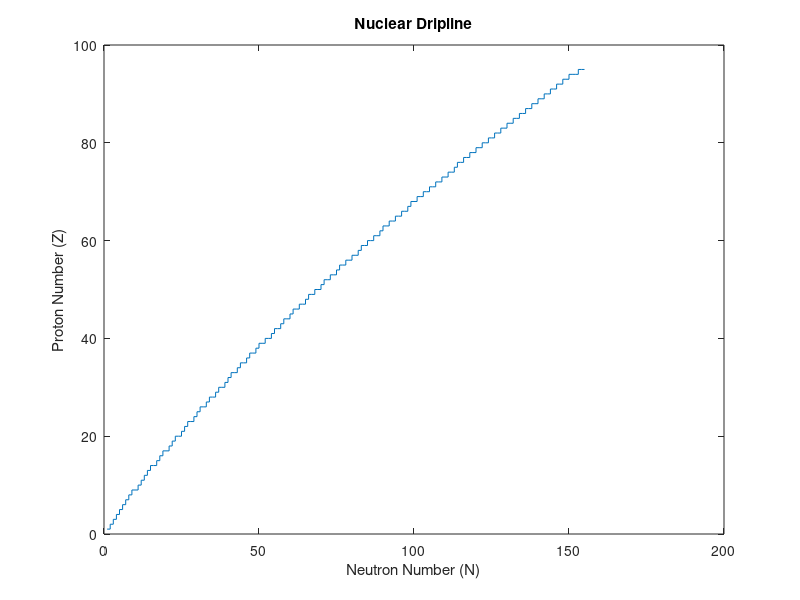

Here is the MATLAB script that generated this plot: (Note: this script raises an error after producing the figure.)

av=15.5;
as=16.8;
ac=0.72;
aa=23;

     A=2:250;
     Z1=A./(2+(0.0156.*A.^(2/3)));
     Z=round(Z1); 
     N=A-Z;
     plot(N,Z)
     xlabel('Neutron Number (N)')
     ylabel('Proton Number (Z)')
     title('Nuclear Dripline')
     hold on


syms E1(Z_p) E4(N_n)
%%proton dripline
for N1=1:155
 E1=(av-(as*(N1+Z_p)^(-1/3))-(ac*Z_p*(Z_p-1)*(N1+Z_p)^(-4/3))-((aa.*((N1-Z_p)^2))/(N1+Z_p)^2))*(N1+Z_p);
 E2=diff(E1,Z_p);
 E3=E2==0;
 Z_p_1(N1)=vpasolve(E3,Z_p);
 N_p(N1)=N1;
end

 plot(N_p,floor(Z_p_1))
 hold on

for Z1=1:108
 E4=(av-(as*(N_n+Z1)^(-1/3))-(ac*Z1*(Z1-1)*(N_n+Z1)^(-4/3))-((aa.*((N_n-Z1)^2))/(N_n+Z1)^2))*(N_n+Z1);
 E5=diff(E4,N_n);
 E6=E5==0;
 N_n_1(Z1)=vpasolve(E6,N_n);
 Z_n(Z1)=Z1;
end
plot(floor(N_n_1),Z_n)
hold on
% not necessary to define as a function

